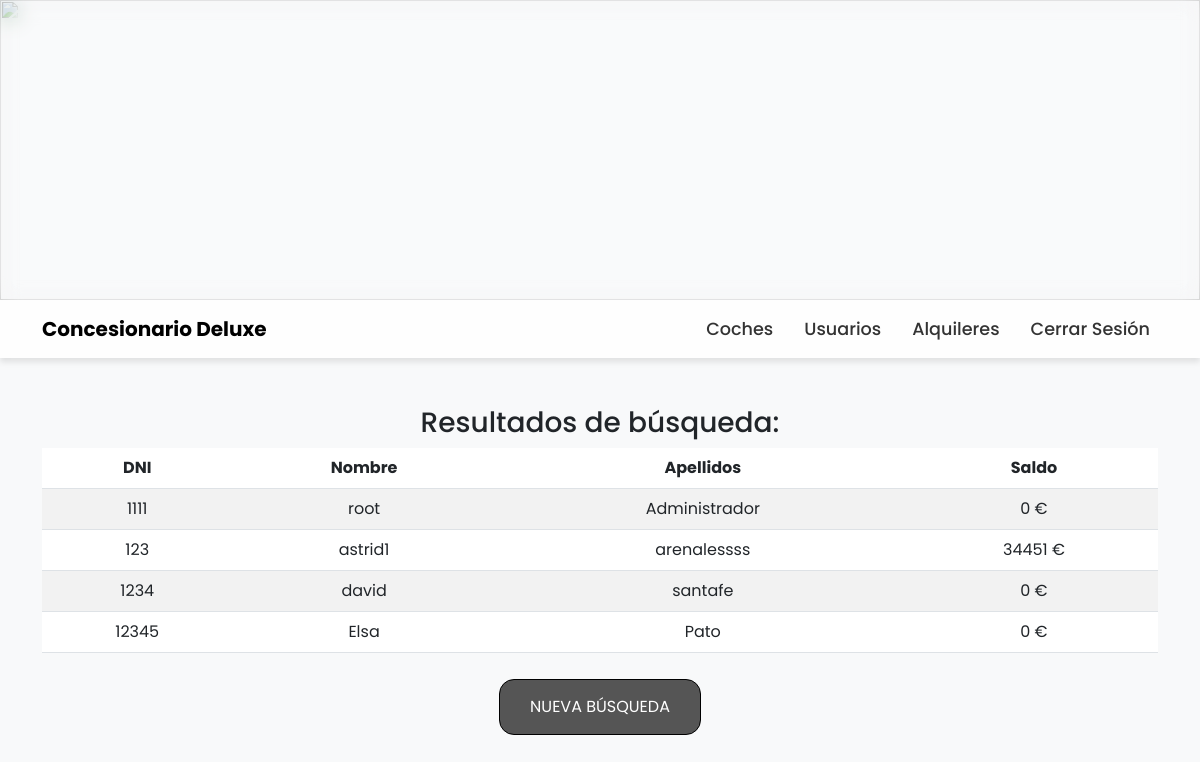
/usuarios/buscar-1.php (signed in), run on the app's committed database.
### tables this page shows
CREATE TABLE `usuarios` (
  `id_usuario` int(10) UNSIGNED NOT NULL,
  `password` varchar(100) DEFAULT NULL,
  `nombre` varchar(50) DEFAULT NULL,
  `apellidos` varchar(50) DEFAULT NULL,
  `dni` varchar(9) DEFAULT NULL,
  `saldo` float DEFAULT NULL,
  `tipo_usuario` enum('comprador','vendedor','admin') NOT NULL DEFAULT 'comprador'
);

### usuarios/buscar-1.php (the view, shortened to what this page needs)
<?php
require '../src/php/db.php';
$query = "SELECT * FROM usuarios WHERE 1=1";
$result = mysqli_query($conn, $query);
?>
<!DOCTYPE html>
<html lang="es">
<head>
    <link href="https://cdn.jsdelivr.net/npm/bootstrap@5.3.0-alpha1/dist/css/bootstrap.min.css" rel="stylesheet">
    <link rel="stylesheet" href="../src/css/general.css">
</head>
<body>
    <div class="banner">
        <img src="../src/img/banner.jpg">
    </div>
    <nav class="navbar navbar-expand-lg navbar-light">
        <div class="container">
            <a class="navbar-brand fw-bold" href="../index.php">Concesionario Deluxe</a>
            <div class="collapse navbar-collapse" id="navbarNav">
                <ul class="navbar-nav ms-auto">
                    <li class="nav-item">
                        <a class="nav-link" href="../coches/index.php">Coches</a>
                    </li>
                    <?php if (!isset($_SESSION['usuario_id'])): ?>
                        <li class="nav-item">
                            <a class="nav-link" href="../registro.php">Registro</a>
                        </li>
                        <li class="nav-item">
                            <a class="nav-link" href="../login.php">Iniciar Sesión</a>
                        </li>
                    <?php else: ?>
                        <?php if ($_SESSION['tipo_usuario'] == 'comprador'): ?>
                            <li class="nav-item">
                                <a class="nav-link" href="../perfil.php">Mi perfil</a>
                            </li>
                        <?php elseif ($_SESSION['tipo_usuario'] == 'vendedor'): ?>
                            <li class="nav-item">
                                <a class="nav-link" href="../alquileres/index.php">Alquileres</a>
                            </li>
                        <?php elseif ($_SESSION['tipo_usuario'] == 'admin'): ?>
                            <li class="nav-item">
                                <a class="nav-link" href="index.php">Usuarios</a>
                            </li>
                            <li class="nav-item">
                                <a class="nav-link" href="../alquileres/index.php">Alquileres</a>
                            </li>
                        <?php endif; ?>
                        <li class="nav-item">
                            <a class="nav-link" href="../src/php/cerrar_sesion.php">Cerrar Sesión</a>
                        </li>
                    <?php endif; ?>
                </ul>
            </div>
        </div>
    </nav>
    <div class="container my-5" id="center">
        <h3>Resultados de búsqueda:</h3>
        <?php if (mysqli_num_rows($result) > 0): ?>
            <table class="table table-striped">
                <thead>
                    <tr>
                        <th>DNI</th>
                        <th>Nombre</th>
                        <th>Apellidos</th>
                        <th>Saldo</th>
                    </tr>
                </thead>
                <tbody>
                    <?php while ($row = mysqli_fetch_assoc($result)): ?>
                        <tr>
                            <td><?php echo htmlspecialchars($row['dni']); ?></td>
                            <td><?php echo htmlspecialchars($row['nombre']); ?></td>
                            <td><?php echo htmlspecialchars($row['apellidos']); ?></td>
                            <td><?php echo htmlspecialchars($row['saldo']); ?> €</td>
                        </tr>
                    <?php endwhile; ?>
                </tbody>
            </table>
        <?php else: ?>
            <p>No se encontraron resultados para los criterios de búsqueda.</p>
        <?php endif; ?>
        <form action="buscar.php" method="GET">
            <button type="submit" class="btn btn-secondary">Nueva búsqueda</button>
        </form>
    </div>
</body>
</html>

### src/css/general.css (style rules this page uses)
body { background-color: #f8f9fa; font-family: 'Poppins', sans-serif; }
.banner { position: relative; width: 100%; height: 300px; overflow: hidden; display: flex; align-items: center; justify-content: center; }
.banner img { width: 100%; height: 100%; object-fit: cover; position: absolute; z-index: 1; }
.banner::before { content: ''; position: absolute; top: 0; left: 0; width: 100%; height: 100%; background: rgba(255, 255, 255, 0.2); backdrop-filter: blur(10px); -webkit-backdrop-filter: blur(10px); z-index: 2; }
nav { background: rgba(255, 255, 255, 0.9); box-shadow: 0 4px 6px rgba(0, 0, 0, 0.1); }
.navbar-nav { display: flex; flex-direction: row; align-items: center; }
.nav-item { margin-left: 15px; }
.nav-link { font-weight: 500; font-size: 1.1rem; color: #333; transition: color 0.3s ease; }
#center { justify-content: center; align-items: center; text-align: center; }
#center button { background-color: rgb(85, 85, 85); color: white; border: 1px solid black; text-transform: uppercase; padding: 15px 30px; border-radius: 15px; cursor: pointer; font-size: 1rem; margin: 10px; transition: background-color 0.3s ease; }

### data on the page
usuarios: dni "1111", nombre "root", apellidos "Administrador", saldo "0"
usuarios: dni "123", nombre "astrid1", apellidos "arenalessss", saldo "34451"
usuarios: dni "1234", nombre "david", apellidos "santafe", saldo "0"
usuarios: dni "12345", nombre "Elsa", apellidos "Pato", saldo "0"
